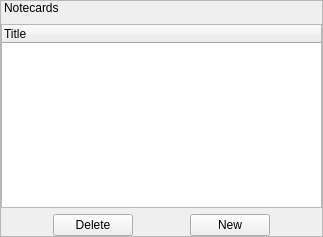
<?xml version="1.0" encoding="UTF-8"?>
<ui version="4.0">
 <class>NoteCardManager</class>
 <widget class="QWidget" name="NoteCardManager">
  <property name="geometry">
   <rect>
    <x>0</x>
    <y>0</y>
    <width>323</width>
    <height>237</height>
   </rect>
  </property>
  <property name="windowTitle">
   <string>Notecard Manager</string>
  </property>
  <property name="styleSheet">
   <string notr="true">/* Containers */
QWidget#ECEditor {
	background-color: none;
}

QFrame#MainFrame {
	background-color: qlineargradient(spread:pad, x1:0.006, y1:0, x2:0, y2:1, stop:0.142045 rgba(229, 234, 243, 50), stop:0.295455 rgba(209, 215, 221, 150), stop:0.65 rgba(179, 183, 196, 150), stop:1 rgba(222, 227, 236, 100));
	padding: 5px;
}

QLabel {
	padding-bottom: 3px;
}</string>
  </property>
  <layout class="QHBoxLayout" name="horizontalLayout">
   <property name="spacing">
    <number>0</number>
   </property>
   <property name="margin">
    <number>0</number>
   </property>
   <item>
    <widget class="QFrame" name="Notecards">
     <property name="frameShape">
      <enum>QFrame::StyledPanel</enum>
     </property>
     <property name="frameShadow">
      <enum>QFrame::Raised</enum>
     </property>
     <layout class="QVBoxLayout" name="verticalLayout">
      <property name="margin">
       <number>0</number>
      </property>
      <item>
       <layout class="QVBoxLayout" name="verticalLayout_2">
        <item>
         <widget class="QLabel" name="label_cards">
          <property name="text">
           <string>Notecards</string>
          </property>
         </widget>
        </item>
        <item>
         <widget class="QTreeWidget" name="tree_cards">
          <property name="itemsExpandable">
           <bool>true</bool>
          </property>
          <attribute name="headerVisible">
           <bool>true</bool>
          </attribute>
          <attribute name="headerDefaultSectionSize">
           <number>80</number>
          </attribute>
          <attribute name="headerStretchLastSection">
           <bool>true</bool>
          </attribute>
          <attribute name="headerDefaultSectionSize">
           <number>80</number>
          </attribute>
          <attribute name="headerVisible">
           <bool>true</bool>
          </attribute>
          <attribute name="headerStretchLastSection">
           <bool>true</bool>
          </attribute>
          <column>
           <property name="text">
            <string>Title</string>
           </property>
          </column>
         </widget>
        </item>
        <item>
         <layout class="QHBoxLayout" name="horizontalLayout_2">
          <item>
           <spacer name="horizontalSpacer">
            <property name="orientation">
             <enum>Qt::Horizontal</enum>
            </property>
            <property name="sizeHint" stdset="0">
             <size>
              <width>40</width>
              <height>20</height>
             </size>
            </property>
           </spacer>
          </item>
          <item>
           <widget class="QPushButton" name="but_delete">
            <property name="text">
             <string>Delete</string>
            </property>
           </widget>
          </item>
          <item>
           <spacer name="horizontalSpacer_2">
            <property name="orientation">
             <enum>Qt::Horizontal</enum>
            </property>
            <property name="sizeHint" stdset="0">
             <size>
              <width>40</width>
              <height>20</height>
             </size>
            </property>
           </spacer>
          </item>
          <item>
           <widget class="QPushButton" name="but_create">
            <property name="text">
             <string>New</string>
            </property>
           </widget>
          </item>
          <item>
           <spacer name="horizontalSpacer_3">
            <property name="orientation">
             <enum>Qt::Horizontal</enum>
            </property>
            <property name="sizeHint" stdset="0">
             <size>
              <width>40</width>
              <height>20</height>
             </size>
            </property>
           </spacer>
          </item>
         </layout>
        </item>
       </layout>
      </item>
     </layout>
    </widget>
   </item>
  </layout>
 </widget>
 <resources/>
 <connections/>
</ui>
